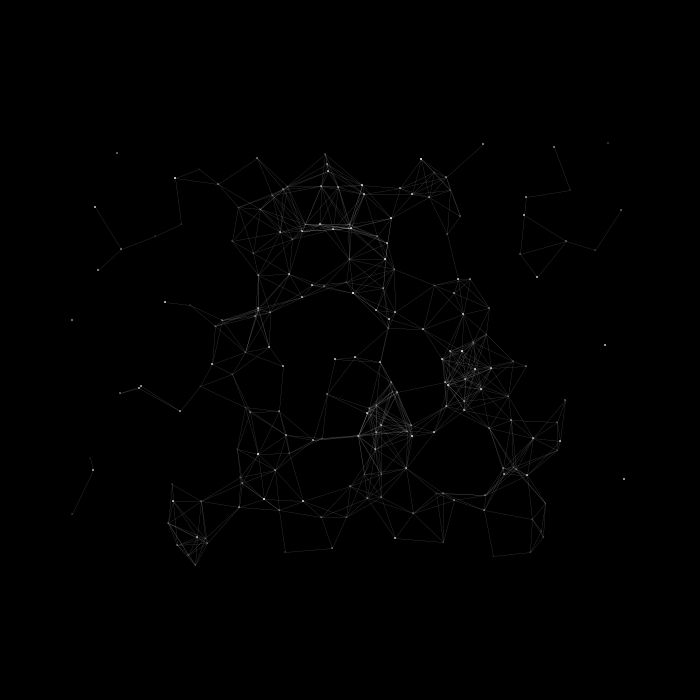
Frame 1 (no input)
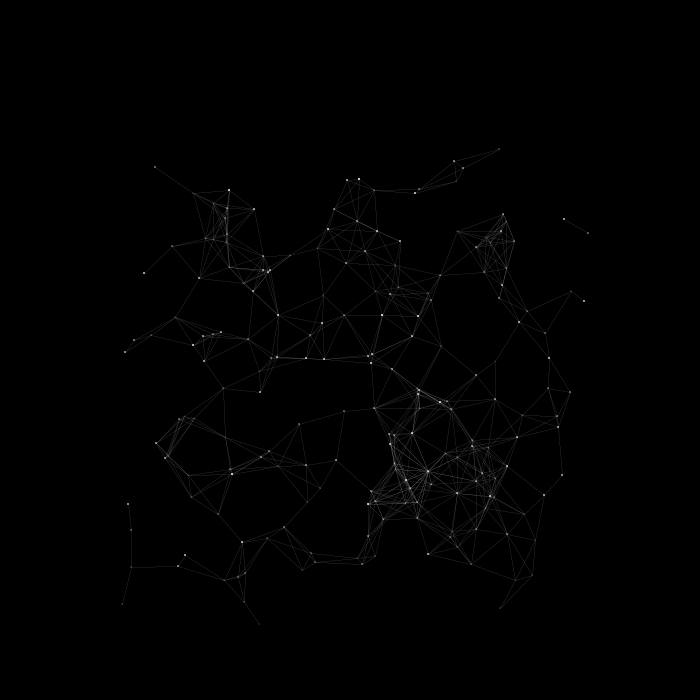
Frame 60 (the mouse pressed at the canvas centre just before this capture)
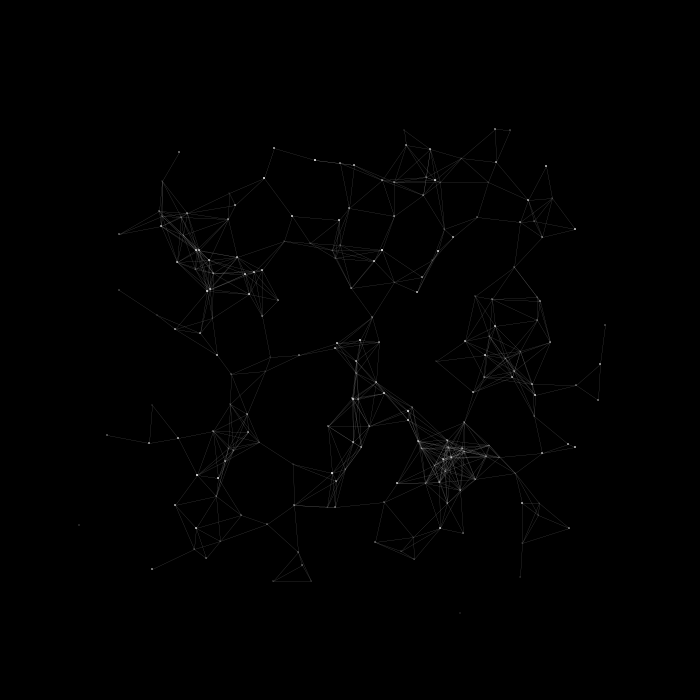
Frame 120 (the mouse held since frame 60 and released just before this capture)

The Processing sketch that drew these frames (run headless with seeded random() and noise(); from frame 60 on, the mouse is pressed at the canvas centre):

// Processing sketch: processing_147988
// ── processing_147988.pde

ArrayList<Particle> particles;
float numParticles;
float reactionDist; // distance at which particles should react with each other
float lineOdds; // 0 to 100, what are the odds we'll draw a line if two particles are close enough?

void setup() {
  size(700, 700);
  smooth();
  frameRate(30);

  particles = new ArrayList();
  numParticles = 200;
  reactionDist = 50;
  lineOdds = 100;

  for (int i = 0; i < numParticles; i++) {
    particles.add(new Particle(random(width/5, width-(width/5)), random(height/5, height-(height/5)), random(0.5, 2)));
  }
}

void draw() {
  background(0);

  for (int i = 0; i < particles.size(); i++) {
    Particle p = (Particle) particles.get(i);
    p.draw();
  }

  // detect distance & draw lines
  for (int i = 0; i < particles.size(); i++) {
    Particle p1 = (Particle) particles.get(i);
    for (int j = 0; j < particles.size(); j++) {
      Particle p2 = (Particle) particles.get(j);
      if (p1 != p2) {
        if (dist(p1.x, p1.y, p2.x, p2.y) <= reactionDist) {
          if (random(0, 100) <= lineOdds) { 
            stroke(255, 80);
            strokeWeight(0.1);
            line(p1.x, p1.y, p2.x, p2.y);
          }
        }
      }
    }
  }
}

class Particle {

  float cx, cy; // animated pos
  float x, y;
  float rx, ry; // radius
  float rT;
  float size;
  float alpha;

  Particle(float x, float y, float size) {
    this.cx = x;
    this.cy = y;
    this.size = size;

    rx = random(10, 80);
    ry = random(10, 80);
    rT = random(1000, 3000);
    if (random(100) < 50) {
      rx = rx * -1;
    } 
  }

  void draw() {
    float t = millis()/rT; // speed
    x = (int)(cx + rx * cos (t));
    y = (int)(cy + ry * sin (t));

    noStroke();
    fill(255);
    ellipse(x, y, size, size);
  }
}
